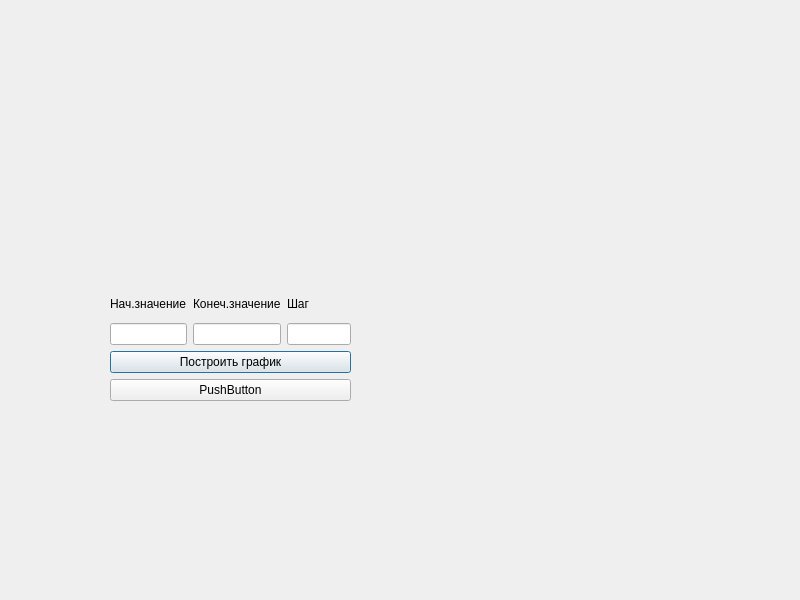
<?xml version="1.0" encoding="UTF-8"?>
<ui version="4.0">
 <class>MyDialog</class>
 <widget class="QDialog" name="MyDialog">
  <property name="geometry">
   <rect>
    <x>0</x>
    <y>0</y>
    <width>800</width>
    <height>600</height>
   </rect>
  </property>
  <property name="windowTitle">
   <string>MyDialog</string>
  </property>
  <widget class="QWidget" name="">
   <property name="geometry">
    <rect>
     <x>110</x>
     <y>290</y>
     <width>241</width>
     <height>111</height>
    </rect>
   </property>
   <layout class="QGridLayout" name="gridLayout_3">
    <item row="0" column="0">
     <layout class="QGridLayout" name="gridLayout_2">
      <item row="0" column="0">
       <layout class="QGridLayout" name="gridLayout">
        <item row="1" column="0">
         <widget class="QLineEdit" name="lineEdit"/>
        </item>
        <item row="1" column="2">
         <widget class="QLineEdit" name="lineEdit_3"/>
        </item>
        <item row="0" column="0">
         <widget class="QLabel" name="label">
          <property name="text">
           <string>Нач.значение</string>
          </property>
         </widget>
        </item>
        <item row="0" column="2">
         <widget class="QLabel" name="label_3">
          <property name="text">
           <string>Шаг</string>
          </property>
         </widget>
        </item>
        <item row="1" column="1">
         <widget class="QLineEdit" name="lineEdit_2"/>
        </item>
        <item row="0" column="1">
         <widget class="QLabel" name="label_2">
          <property name="text">
           <string>Конеч.значение</string>
          </property>
         </widget>
        </item>
       </layout>
      </item>
      <item row="1" column="0">
       <widget class="QPushButton" name="graph">
        <property name="text">
         <string>Построить график</string>
        </property>
       </widget>
      </item>
     </layout>
    </item>
    <item row="1" column="0">
     <widget class="QPushButton" name="pushButton">
      <property name="text">
       <string>PushButton</string>
      </property>
     </widget>
    </item>
   </layout>
  </widget>
 </widget>
 <resources/>
 <connections/>
</ui>
